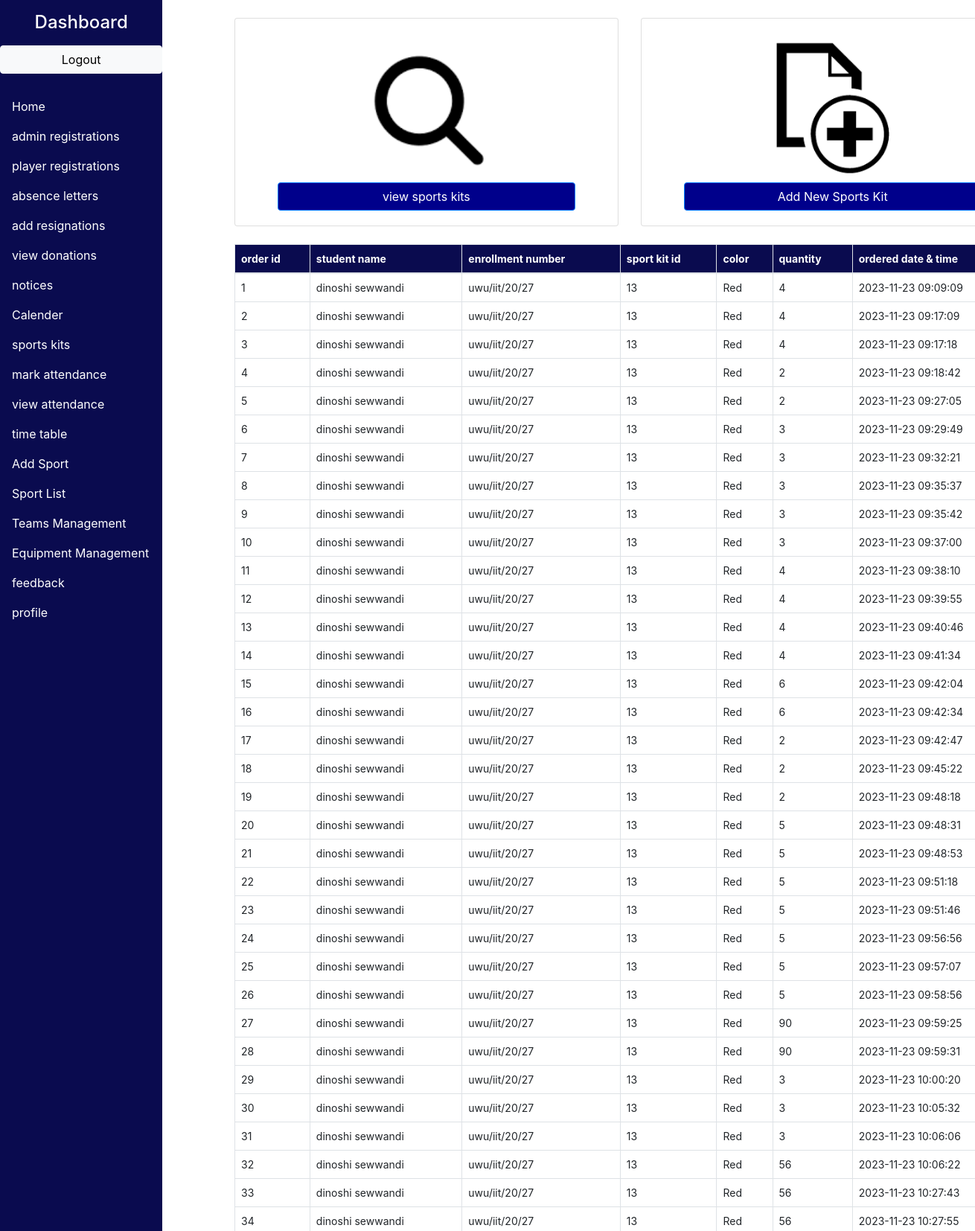
Page /admin_sport_kit.php (upper part) on the committed database.
### tables this page shows
CREATE TABLE `orders` (
  `order_id` int(11) NOT NULL,
  `user_id` int(11) NOT NULL,
  `student_name` varchar(255) NOT NULL,
  `enrollment_number` varchar(50) NOT NULL,
  `contact_number` varchar(20) NOT NULL,
  `sport_kit_id` int(11) NOT NULL,
  `sport_kit_name` varchar(255) NOT NULL,
  `selected_color` varchar(50) NOT NULL,
  `selected_size` varchar(50) NOT NULL,
  `quantity` int(11) NOT NULL,
  `order_date` timestamp NOT NULL DEFAULT current_timestamp()
);

### classes/Order.php (called while the page is built, shortened)
<?php
class Order {
    private $dbConnection;
    public function __construct(PDO $dbConnection) {
        $this->dbConnection = $dbConnection;
    }
    public function viewOrders() {
        try {
            $query = "SELECT * FROM orders";
            $statement = $this->dbConnection->query($query);
            return $statement->fetchAll(PDO::FETCH_ASSOC);
        } catch (PDOException $e) {
            return [];
        }
    }
}
try {
    $dbConnection = \classes\DbConnector::getConnection();
    $order = new \classes\Order($dbConnection);
    $orders = $order->viewOrders();
} catch (PDOException $e) {
    echo "Connection failed: " . $e->getMessage();
}
?>

### admin_sport_kit.php (the view, shortened to what this page needs)
<?php
require_once('classes/Order.php');
try {
    $dbConnection = \classes\DbConnector::getConnection();
    $order = new \classes\Order($dbConnection);
    $orders = $order->viewOrders();
} catch (PDOException $e) {
    echo "Connection failed: " . $e->getMessage();
}
?>
<!DOCTYPE html>
<html lang="en">
<head>
  <link href="https://cdn.jsdelivr.net/npm/bootstrap@5.3.0/dist/css/bootstrap.min.css" rel="stylesheet">
  <link rel="stylesheet" href="https://cdn.jsdelivr.net/npm/sweetalert2@11.0.20/dist/sweetalert2.min.css">
<link rel="stylesheet" href="https://cdn.jsdelivr.net/npm/bootstrap@4.3.1/dist/css/bootstrap.min.css">
</head>
<body>
     <nav class="col-md-2 col-12 sidebar p-0">
             <div class="position-sticky">
          <h4 class="my-3 text-center">Dashboard</h4>
          <ul class="nav flex-column">
            <a href="logout.php" class="btn btn-outline-light btn-primary btn-light" style="color: black;">Logout</a>
<br>
              <li class="nav-item">
              <a class="nav-link active" href="admin_dashboard.php">Home</a>
            </li>
            <li class="nav-item">
                            <a class="nav-link active" href="admin_registrations.php">admin registrations</a>
                        </li>
                        <li class="nav-item">
                            <a class="nav-link active" href="player_registrations.php">player registrations</a>
                        </li>
                        <li class="nav-item">
                            <a class="nav-link active" href="admin_absence_letters.php">absence letters</a>
                        </li>
                        <li class="nav-item">
                            <a class="nav-link active" href="add_resignation.php">add resignations</a>
                        </li>
                        <li class="nav-item">
                            <a class="nav-link active" href="view_donation.php">view donations</a>
                        </li>
                        <li class="nav-item">
                            <a class="nav-link active" href="admin_notices.php">notices</a>
                        </li>
                          <li class="nav-item">
                            <a class="nav-link active" href="admin_event.php">Calender</a>
                        </li>
                          <li class="nav-item">
                            <a class="nav-link active" href="admin_sport_kit.php">sports kits</a>
                        </li>
                          <li class="nav-item">
                            <a class="nav-link active" href="mark_attendence.php">mark attendance</a>
                        </li>
                          <li class="nav-item">
                            <a class="nav-link active" href="view_attendance1.php">view attendance</a>
                        </li>
                          <li class="nav-item">
                            <a class="nav-link active" href="dashboard_time_table.php">time table</a>
                        </li>
                        <li class="nav-item">
                          <a class="nav-link active" href="./add_sport.php">Add Sport</a>
                        </li>
                        <li class="nav-item">
                          <a class="nav-link active" href="./list_sports.php">Sport List</a>
                        </li>
                        <li class="nav-item">
                          <a class="nav-link active" href="./Teams.php">Teams Management</a>
                        </li>
                        <li class="nav-item">
                            <a class="nav-link active" href="./EquipmentStock.php">Equipment Management</a>
                        </li>
            <li class="nav-item">
              <a class="nav-link active" href="admin_feedback.php">feedback</a>
            </li>
            <li class="nav-item">
                            <a class="nav-link active" href="admin_profile.php">profile</a>
                        </li>
          </ul>
        </div>
      </nav>
        <div class="col-md-10 col-12 mt-4 main-content">
        <div class="row justify-content-center align-items-center">
          <div class="col-md-6">
            <div class="card text-center">
              <div class="card-body d-flex flex-column align-items-center">
                <img style="width:200px; height:200px;" src="images/download.png">
                <a style="background-color: darkblue; width: 400px;" href="#" class="btn btn-primary" data-bs-toggle="modal" data-bs-target="#tableModal">view sports kits</a>
              </div>
            </div>
          </div>
          <div class="col-md-6">
            <div class="card text-center">
              <div class="card-body d-flex flex-column align-items-center">
               <img style="width:200px; height:200px;" src="images/image2.png">
               <a style="background-color: darkblue; width: 400px;" href="#" class="btn btn-primary" data-bs-toggle="modal" data-bs-target="#addSportKitModal">Add New Sports Kit</a>
             </div>
           </div>
         </div>
                 <div class="col-md-12 mt-4">
            <div class="table-responsive">
              <table class="table table-bordered">
    <thead>
      <tr>
        <th>order id</th>
        <th>student name</th>
        <th>enrollment number</th>
        <th>sport kit id</th>
        <th>color</th>
        <th>quantity</th>
        <th>ordered date & time</th>
      </tr>
    </thead>
  <tbody>
    <?php foreach ($orders as $key => $order) : ?>
        <tr>
            <td><?= isset($order['order_id']) ? $order['order_id'] : '' ?></td>
            <td><?= isset($order['student_name']) ? $order['student_name'] : '' ?></td>
            <td><?= isset($order['enrollment_number']) ? $order['enrollment_number'] : '' ?></td>
            <td><?= isset($order['sport_kit_id']) ? $order['sport_kit_id'] : '' ?></td>
            <td><?= isset($order['selected_color']) ? $order['selected_color'] : '' ?></td>
            <td><?= isset($order['quantity']) ? $order['quantity'] : '' ?></td>
            <td><?= isset($order['order_date']) ? $order['order_date'] : '' ?></td>
        </tr>
    <?php endforeach; ?>
</tbody>
      </table>
            </div>
          </div>
        </div>
      </div>
</body>
</html>

### admin_sport_kit.php (style rules this page uses)
.sidebar { background-color: #0A0B4F; color: white; height: 1000px; }
.sidebar .nav-link { color: white; }
.table { font-size: 14px; }
.table th, .table td { border: 1px solid #dee2e6; padding: 8px; }
.table th { background-color: #0A0B4F; color: white; }
.sidebar { position: fixed; top: 0; left: 0; bottom: 0; background-color: #0A0B4F; color: white; overflow-y: auto; height: 100%; width: 300px; z-index: 1; }
body { overflow-x: hidden; }
.main-content { margin-left: 300px; z-index: 2; position: relative; }

### rows in the picture
orders: order_id "1", student_name "dinoshi sewwandi", enrollment_number "uwu/iit/20/27", sport_kit "13", selected_color "Red", quantity "4", order_date "2023-11-23 09:09:09"
orders: order_id "2", student_name "dinoshi sewwandi", enrollment_number "uwu/iit/20/27", sport_kit "13", selected_color "Red", quantity "4", order_date "2023-11-23 09:17:09"
orders: order_id "3", student_name "dinoshi sewwandi", enrollment_number "uwu/iit/20/27", sport_kit "13", selected_color "Red", quantity "4", order_date "2023-11-23 09:17:18"
orders: order_id "4", student_name "dinoshi sewwandi", enrollment_number "uwu/iit/20/27", sport_kit "13", selected_color "Red", quantity "2", order_date "2023-11-23 09:18:42"
orders: order_id "5", student_name "dinoshi sewwandi", enrollment_number "uwu/iit/20/27", sport_kit "13", selected_color "Red", quantity "2", order_date "2023-11-23 09:27:05"
orders: order_id "6", student_name "dinoshi sewwandi", enrollment_number "uwu/iit/20/27", sport_kit "13", selected_color "Red", quantity "3", order_date "2023-11-23 09:29:49"
orders: order_id "7", student_name "dinoshi sewwandi", enrollment_number "uwu/iit/20/27", sport_kit "13", selected_color "Red", quantity "3", order_date "2023-11-23 09:32:21"
orders: order_id "8", student_name "dinoshi sewwandi", enrollment_number "uwu/iit/20/27", sport_kit "13", selected_color "Red", quantity "3", order_date "2023-11-23 09:35:37"
orders: order_id "9", student_name "dinoshi sewwandi", enrollment_number "uwu/iit/20/27", sport_kit "13", selected_color "Red", quantity "3", order_date "2023-11-23 09:35:42"
orders: order_id "10", student_name "dinoshi sewwandi", enrollment_number "uwu/iit/20/27", sport_kit "13", selected_color "Red", quantity "3", order_date "2023-11-23 09:37:00"
orders: order_id "11", student_name "dinoshi sewwandi", enrollment_number "uwu/iit/20/27", sport_kit "13", selected_color "Red", quantity "4", order_date "2023-11-23 09:38:10"
orders: order_id "12", student_name "dinoshi sewwandi", enrollment_number "uwu/iit/20/27", sport_kit "13", selected_color "Red", quantity "4", order_date "2023-11-23 09:39:55"
orders: order_id "13", student_name "dinoshi sewwandi", enrollment_number "uwu/iit/20/27", sport_kit "13", selected_color "Red", quantity "4", order_date "2023-11-23 09:40:46"
orders: order_id "14", student_name "dinoshi sewwandi", enrollment_number "uwu/iit/20/27", sport_kit "13", selected_color "Red", quantity "4", order_date "2023-11-23 09:41:34"
orders: order_id "15", student_name "dinoshi sewwandi", enrollment_number "uwu/iit/20/27", sport_kit "13", selected_color "Red", quantity "6", order_date "2023-11-23 09:42:04"
orders: order_id "16", student_name "dinoshi sewwandi", enrollment_number "uwu/iit/20/27", sport_kit "13", selected_color "Red", quantity "6", order_date "2023-11-23 09:42:34"
orders: order_id "17", student_name "dinoshi sewwandi", enrollment_number "uwu/iit/20/27", sport_kit "13", selected_color "Red", quantity "2", order_date "2023-11-23 09:42:47"
orders: order_id "18", student_name "dinoshi sewwandi", enrollment_number "uwu/iit/20/27", sport_kit "13", selected_color "Red", quantity "2", order_date "2023-11-23 09:45:22"
orders: order_id "19", student_name "dinoshi sewwandi", enrollment_number "uwu/iit/20/27", sport_kit "13", selected_color "Red", quantity "2", order_date "2023-11-23 09:48:18"
orders: order_id "20", student_name "dinoshi sewwandi", enrollment_number "uwu/iit/20/27", sport_kit "13", selected_color "Red", quantity "5", order_date "2023-11-23 09:48:31"
orders: order_id "21", student_name "dinoshi sewwandi", enrollment_number "uwu/iit/20/27", sport_kit "13", selected_color "Red", quantity "5", order_date "2023-11-23 09:48:53"
orders: order_id "22", student_name "dinoshi sewwandi", enrollment_number "uwu/iit/20/27", sport_kit "13", selected_color "Red", quantity "5", order_date "2023-11-23 09:51:18"
orders: order_id "23", student_name "dinoshi sewwandi", enrollment_number "uwu/iit/20/27", sport_kit "13", selected_color "Red", quantity "5", order_date "2023-11-23 09:51:46"
orders: order_id "24", student_name "dinoshi sewwandi", enrollment_number "uwu/iit/20/27", sport_kit "13", selected_color "Red", quantity "5", order_date "2023-11-23 09:56:56"
orders: order_id "25", student_name "dinoshi sewwandi", enrollment_number "uwu/iit/20/27", sport_kit "13", selected_color "Red", quantity "5", order_date "2023-11-23 09:57:07"
orders: order_id "26", student_name "dinoshi sewwandi", enrollment_number "uwu/iit/20/27", sport_kit "13", selected_color "Red", quantity "5", order_date "2023-11-23 09:58:56"
orders: order_id "27", student_name "dinoshi sewwandi", enrollment_number "uwu/iit/20/27", sport_kit "13", selected_color "Red", quantity "90", order_date "2023-11-23 09:59:25"
orders: order_id "28", student_name "dinoshi sewwandi", enrollment_number "uwu/iit/20/27", sport_kit "13", selected_color "Red", quantity "90", order_date "2023-11-23 09:59:31"
orders: order_id "29", student_name "dinoshi sewwandi", enrollment_number "uwu/iit/20/27", sport_kit "13", selected_color "Red", quantity "3", order_date "2023-11-23 10:00:20"
orders: order_id "30", student_name "dinoshi sewwandi", enrollment_number "uwu/iit/20/27", sport_kit "13", selected_color "Red", quantity "3", order_date "2023-11-23 10:05:32"
orders: order_id "31", student_name "dinoshi sewwandi", enrollment_number "uwu/iit/20/27", sport_kit "13", selected_color "Red", quantity "3", order_date "2023-11-23 10:06:06"
orders: order_id "32", student_name "dinoshi sewwandi", enrollment_number "uwu/iit/20/27", sport_kit "13", selected_color "Red", quantity "56", order_date "2023-11-23 10:06:22"
orders: order_id "33", student_name "dinoshi sewwandi", enrollment_number "uwu/iit/20/27", sport_kit "13", selected_color "Red", quantity "56", order_date "2023-11-23 10:27:43"
orders: order_id "34", student_name "dinoshi sewwandi", enrollment_number "uwu/iit/20/27", sport_kit "13", selected_color "Red", quantity "56", order_date "2023-11-23 10:27:55"
